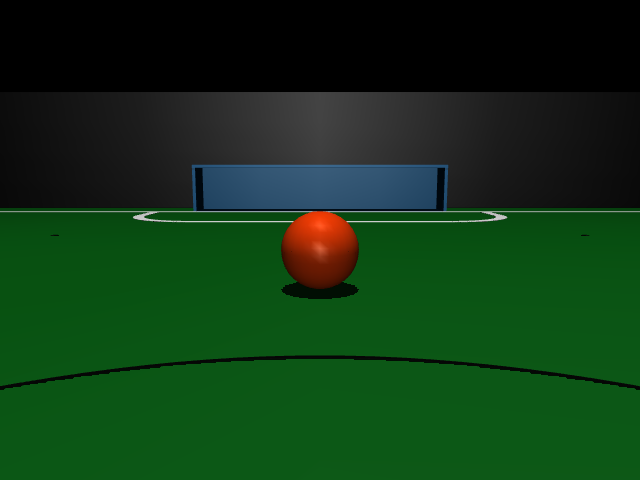
#> input picture docs/validation/sim_colors_20261127/mujoco_blue.png, 640 x 480 px; its folder holds 4 pictures in this run
$ python measure.py
#> lines starting #> are read from the running program, lines starting #| are printed output that depends on the picture; after the words box and inside, x2 and y2 are one past the last pixel; in counts of white or black regions, pixels touching at a corner belong together
"""Recompute fixed interior ROI means from the saved, unmodified camera PNGs."""
from pathlib import Path
import cv2,numpy as np,json
root=Path(__file__).resolve().parent
targets={'ball':([230,57,4],[7,117,246]),'yellow':([237,229,4],[29,121,247]),'blue':([5,75,134],[104,70,237])}
rows=[]
y,x=np.ogrid[:480,:640]
for engine in ['mujoco','gazebo']:
 for view in ['blue','yellow']:
  rgb=cv2.cvtColor(cv2.imread(str(root/f'{engine}_{view}.png')),cv2.COLOR_BGR2RGB)
  for name in ([view,'ball'] if view=='blue' else [view]):
   mask=((x-320)**2+(y-249)**2<=30**2) if name=='ball' else ((x>=215)&(x<425)&(y>=175)&(y<200))
   mean=rgb[mask].mean(0); hls=cv2.cvtColor(rgb,cv2.COLOR_RGB2HLS)[mask].mean(0)
   rows.append(dict(engine=engine,object=name,file=f'{engine}_{view}.png',roi='circle center=(320,249), radius=30' if name=='ball' else 'x=[215,425), y=[175,200)',pixels=int(mask.sum()),rgb=mean.tolist(),hls=hls.tolist(),delta_rgb=(mean-targets[name][0]).tolist(),delta_hls=(hls-targets[name][1]).tolist()))
#> this loop made 2 passes
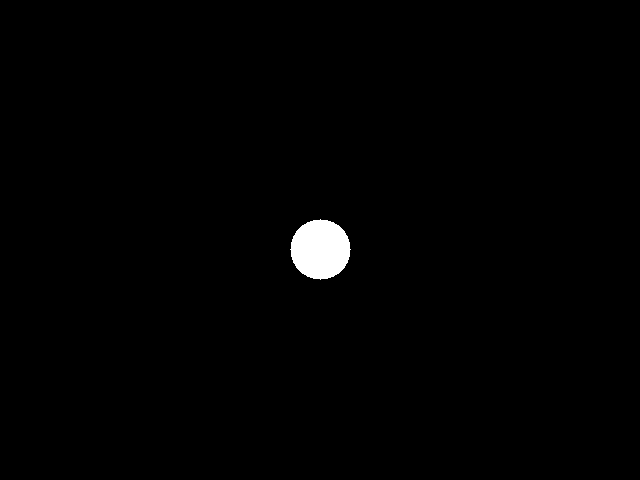
#> mask: shape (480, 640) bool; 0.92% white; 1 white region, box (x1, y1, x2, y2) and area: (290, 219, 351, 280) 2821
#> after the loop, rows = 2 items
(root/'measurements.json').write_text(json.dumps(rows,indent=2)+'\n')
for r in rows: print(r['engine'],r['object'],'RGB',np.round(r['rgb'],2),'HLS',np.round(r['hls'],2),'delta RGB',np.round(r['delta_rgb'],2),'delta HLS',np.round(r['delta_hls'],2))
